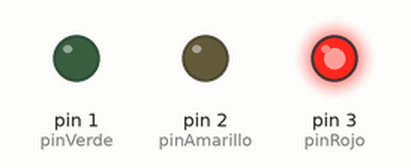
Bench run of a sketch on a simulated Arduino Uno, built with avr-gcc and run on an emulated ATmega328P. On the bench: output pins drawn as LEDs (lit = HIGH).

Above: at 1.0 s.
At 3.0 s:
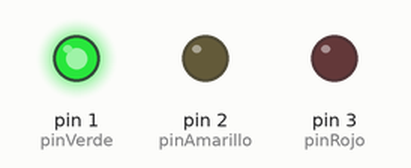
At 5.0 s:
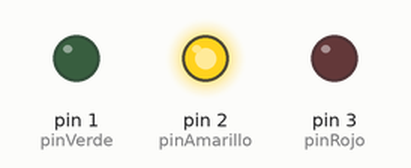
Timing chart, 0 to 7.8 s (numbered marks = the images above):
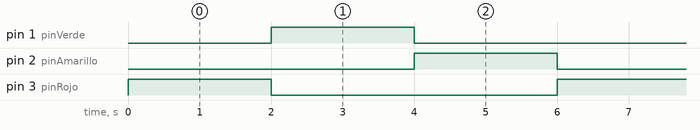

The sketch:

SemaforoArduino.ino
```cpp
// Definición de pines para los LEDs
const int pinVerde = 1;
const int pinAmarillo = 2;
const int pinRojo = 3;

// Definición de estados del semáforo
enum EstadoSemaforo {
  VERDE,
  AMARILLO,
  ROJO
};

// Inicialización del estado del semáforo
EstadoSemaforo estadoActual = AMARILLO;

// Función para cambiar el estado del semáforo
void cambiarEstado() {
  switch (estadoActual) {
    case VERDE:
      digitalWrite(pinVerde, LOW);
      digitalWrite(pinAmarillo, HIGH);
      delay(2000); // Tiempo de espera en amarillo
      estadoActual = AMARILLO;
      break;
    case AMARILLO:
      digitalWrite(pinAmarillo, LOW);
      digitalWrite(pinRojo, HIGH);
      delay(2000); // Tiempo de espera en rojo
      estadoActual = ROJO;
      break;
    case ROJO:
      digitalWrite(pinRojo, LOW);
      digitalWrite(pinVerde, HIGH);
      delay(2000); // Tiempo de espera en verde
      estadoActual = VERDE;
      break;
  }
}

void setup() {
  // Inicialización de pines como salida
  pinMode(pinVerde, OUTPUT);
  pinMode(pinAmarillo, OUTPUT);
  pinMode(pinRojo, OUTPUT);
}

void loop() {
  cambiarEstado(); // Cambiar el estado del semáforo
}
```

Measured:
- by itself, pin 1 (pinVerde), pin 2 (pinAmarillo), pin 3 (pinRojo): alternates HIGH for 2.0 s and LOW for 4.0 s
- by itself, everything shown: repeats every 6.0 s, in 3 steps
